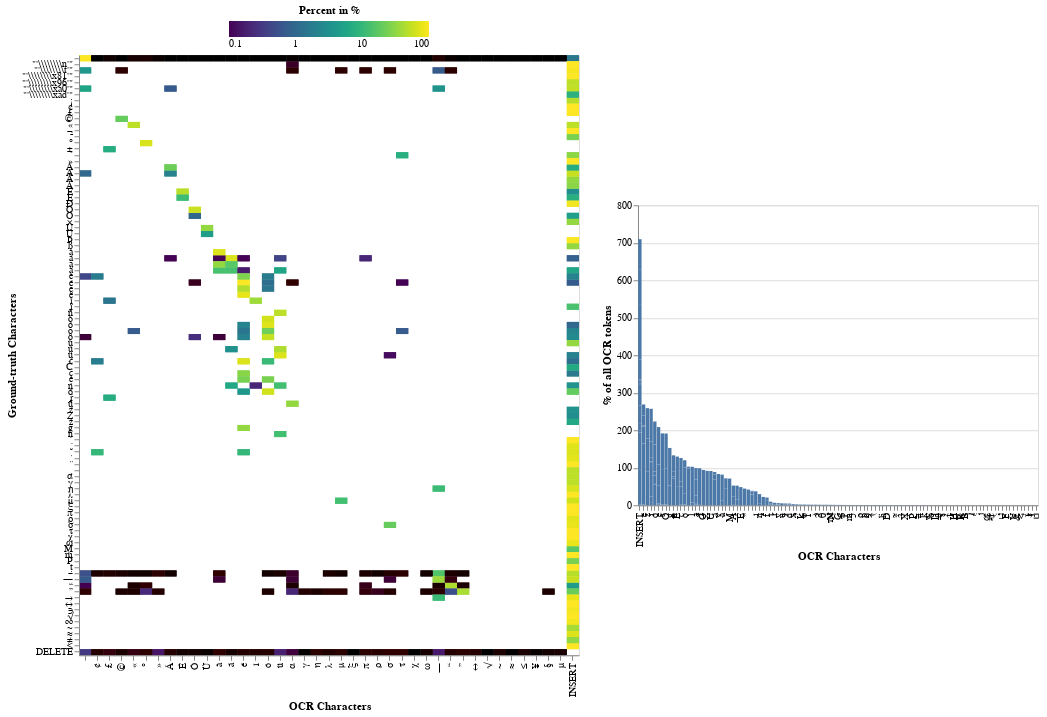

Notebook source saved alongside this figure:
### Code cell
chart_others

### Figure 1 — Vega-Lite specification as saved in the notebook (floating-point values rounded to 4 significant figures; data arrays with more than 128 entries replaced by an {"elided": "..."} marker saying what was removed)
{"config": {"view": {"continuousWidth": 300, "continuousHeight": 300}}, "hconcat": [{"data": {"name": "data-9aed8c3081923056f21cd958fb8e27d0"}, "mark": {"type": "rect"}, "encoding": {"color": {"field": "% of all OCR tokens", "legend": {"direction": "horizontal", "gradientLength": 200, "legendX": 150, "legendY": -50, "orient": "none", "titleAnchor": "middle"}, "scale": {"domain": [0.1, 100], "scheme": "viridis", "type": "log"}, "title": "Percent in %", "type": "quantitative"}, "opacity": {"condition": {"param": "param_38", "value": 1}, "value": 0.25}, "tooltip": [{"field": "pdf_letters", "title": "PDF", "type": "ordinal"}, {"field": "ocr_letters", "title": "OCR", "type": "ordinal"}, {"field": "name", "title": "Percentage", "type": "nominal"}, {"field": "Total Count of PDF token", "title": "Count", "type": "quantitative"}], "x": {"field": "ocr_letters", "sort": [" ", "\"'\\\\\\\\\\\\\\\\n'\"", "\"'\\\\\\\\\\\\\\\\t'\"", "\"'\\\\\\\\\\\\\\\\x81'\"", "\"'\\\\\\\\\\\\\\\\x96'\"", "\"'\\\\\\\\\\\\\\\\xa0'\"", "\"'\\\\\\\\\\\\\\\\xad'\"", "DELETE", "¡", "¢", "£", "©", "«", "¬", "¯", "°", "±", "´", "»", "Á", "Â", "Ã", "Å", "É", "Ê", "Ð", "Ó", "Ö", "×", "Ú", "Ü", "Þ", "ß", "à", "á", "â", "ä", "è", "é", "ê", "ë", "í", "ï", "ñ", "ò", "ó", "ô", "ö", "ù", "ú", "ü", "ć", "Č", "č", "ė", "ń", "ő", "ř", "ū", "ź", "Ż", "ż", "ǧ", "ǹ", "̀", "́", "̆", "̇", "̈", "̧", "α", "γ", "η", "λ", "μ", "ξ", "π", "ρ", "σ", "τ", "χ", "ω", "Ṁ", "ṁ", "Ṗ", "ṭ", "–", "—", "“", "”", "→", "↔", "∋", "√", "∞", "∼", "≈", "≠", "≤", "¥", "§", "µ", "INSERT"], "title": "OCR Characters", "type": "ordinal"}, "y": {"field": "pdf_letters", "sort": [" ", "\"'\\\\\\\\\\\\\\\\n'\"", "\"'\\\\\\\\\\\\\\\\t'\"", "\"'\\\\\\\\\\\\\\\\x81'\"", "\"'\\\\\\\\\\\\\\\\x96'\"", "\"'\\\\\\\\\\\\\\\\xa0'\"", "\"'\\\\\\\\\\\\\\\\xad'\"", "¡", "¢", "£", "©", "«", "¬", "¯", "°", "±", "´", "»", "Á", "Â", "Ã", "Å", "É", "Ê", "Ð", "Ó", "Ö", "×", "Ú", "Ü", "Þ", "ß", "à", "á", "â", "ä", "è", "é", "ê", "ë", "í", "ï", "ñ", "ò", "ó", "ô", "ö", "ù", "ú", "ü", "ć", "Č", "č", "ė", "ń", "ő", "ř", "ū", "ź", "Ż", "ż", "ǧ", "ǹ", "̀", "́", "̆", "̇", "̈", "̧", "α", "γ", "η", "λ", "μ", "ξ", "π", "ρ", "σ", "τ", "χ", "ω", "Ṁ", "ṁ", "Ṗ", "ṭ", "–", "—", "“", "”", "→", "↔", "∋", "√", "∞", "∼", "≈", "≠", "≤", "DELETE"], "title": "Ground-truth Characters", "type": "ordinal"}}, "height": 600, "name": "view_37", "transform": [{"fold": ["% of all OCR tokens", "Total Count of PDF token"], "as": ["column", "value"]}], "width": 500}, {"data": {"name": "data-da9e61dd66748e4f5c0a6b31c5b4d72b"}, "mark": {"type": "bar"}, "encoding": {"tooltip": [{"field": "pdf_letters", "title": "PDF", "type": "ordinal"}, {"field": "ocr_letters", "title": "OCR", "type": "ordinal"}, {"field": "name", "title": "Percentage", "type": "nominal"}, {"field": "Total Count of PDF token", "title": "Count", "type": "quantitative"}], "x": {"field": "ocr_letters", "sort": "-y", "title": "OCR Characters", "type": "ordinal"}, "y": {"field": "% of all OCR tokens", "type": "quantitative"}}, "transform": [{"filter": {"param": "param_38"}}, {"filter": {"field": "% of all OCR tokens", "range": [100, 0.1]}}], "width": 400}], "center": true, "params": [{"name": "param_38", "select": {"type": "point", "encodings": ["y"]}, "views": ["view_37"]}], "$schema": "https://vega.github.io/schema/vega-lite/v5.6.1.json", "datasets": {"data-9aed8c3081923056f21cd958fb8e27d0": {"elided": "306 records"}, "data-da9e61dd66748e4f5c0a6b31c5b4d72b": {"elided": "795 records"}}}
